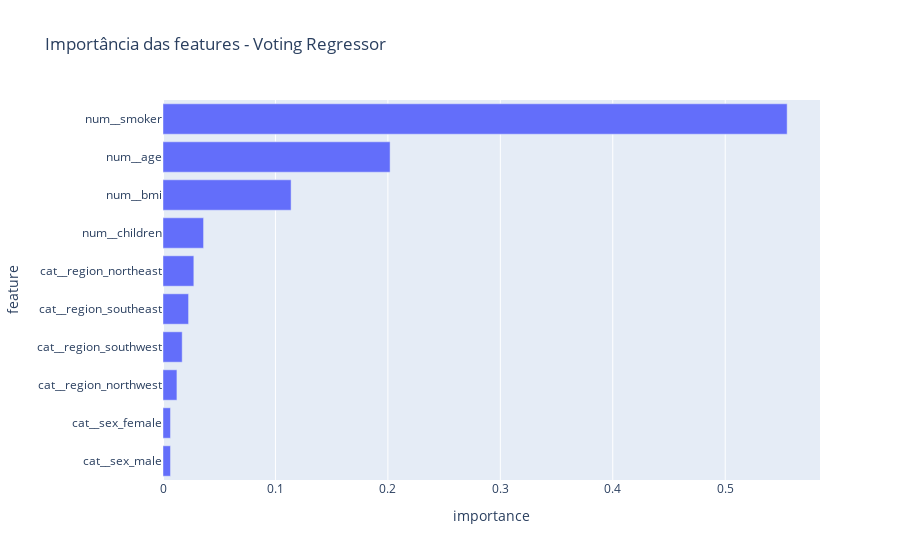

The notebook cell saved with this chart:
### Code cell
# Criar um gráfico para mostrar a importância
fig = px.bar(
  importance_df,
  x='importance',
  y='feature',
  title='Importância das features - Voting Regressor',
  orientation='h',
)

fig.show()

### Figure 1 — Plotly figure (JSON) as saved in the notebook; plotly's stock layout.template omitted (floating-point values rounded to 4 significant figures)
{"data": [{"alignmentgroup": "True", "hovertemplate": "importance=%{x}<br>feature=%{y}<extra></extra>", "legendgroup": "", "marker": {"color": "#636efa", "pattern": {"shape": ""}}, "name": "", "offsetgroup": "", "orientation": "h", "showlegend": false, "textposition": "auto", "type": "bar", "x": [0.006653, 0.006654, 0.01239, 0.01707, 0.02275, 0.02743, 0.03608, 0.1139, 0.202, 0.5551], "xaxis": "x", "y": ["cat__sex_male", "cat__sex_female", "cat__region_northwest", "cat__region_southwest", "cat__region_southeast", "cat__region_northeast", "num__children", "num__bmi", "num__age", "num__smoker"], "yaxis": "y"}], "layout": {"barmode": "relative", "legend": {"tracegroupgap": 0}, "title": {"text": "Importância das features - Voting Regressor"}, "xaxis": {"anchor": "y", "domain": [0, 1], "title": {"text": "importance"}}, "yaxis": {"anchor": "x", "domain": [0, 1], "title": {"text": "feature"}}}}
